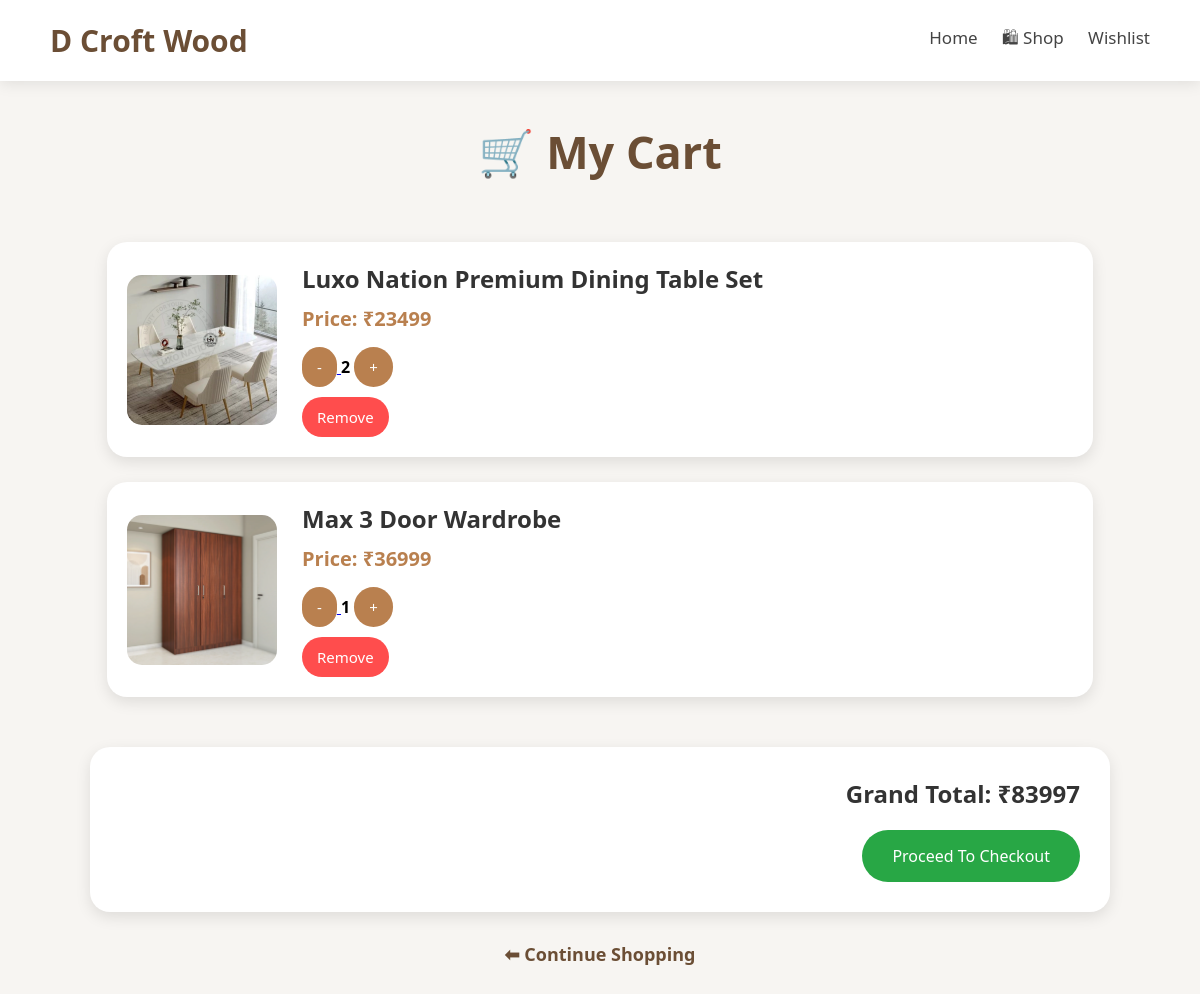
Before: /cart/ with the older database file.
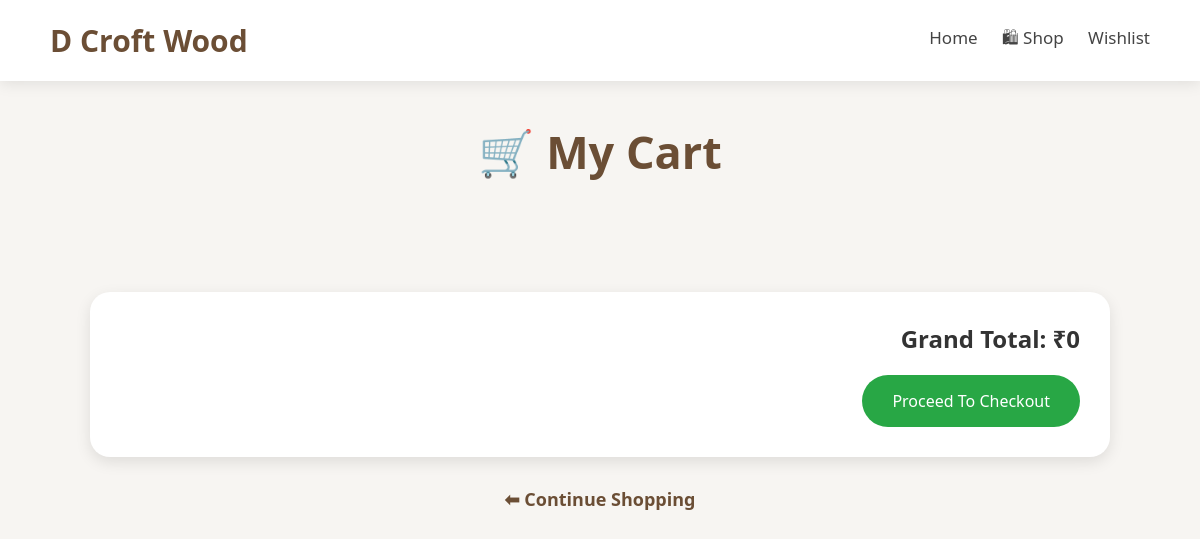
After: the same page with the newer database file.
### store/models.py (models this page shows, shortened)
class Cart(models.Model):
    product = models.ForeignKey(
        Product,
        on_delete=models.CASCADE
    )
    quantity = models.IntegerField(
        default=1
    )

class Product(models.Model):
    name = models.CharField(
        max_length=100
    )
    price = models.IntegerField()
    description = models.TextField()
    image = models.ImageField(
        upload_to='products/'
    )
    category = models.CharField(
        max_length=50,
        default="Furniture"
    )
    material = models.CharField(
        max_length=100,
        default="Wood"
    )
    dimensions = models.CharField(
        max_length=100,
        default="Standard Size"
    )

### store/views.py (the view)
# urls.py: path('cart/', views.cart, name='cart'),
def cart(request):
    items=Cart.objects.all()
    total=0
    for item in items:
        total+=(
            item.product.price*
            item.quantity
        )
    return render(
        request,
        'cart.html',
        {
            'items':items,
            'total':total
        }
    )

### store/templates/cart.html (shortened to what this page needs)
<!DOCTYPE html>
<html>
<head>
</head>
<body>
<header class="header">
<div class="logo">
<a href="/">
D Croft Wood
</a>
</div>
<div class="nav-links">
<a href="{% url 'home' %}">
 Home
</a>
<a href="{% url 'shop' %}">
🛍 Shop
</a>
<a href="{% url 'wishlist' %}">
    Wishlist
</a>
</div>
</header>
<div class="heading">
<h1>
🛒 My Cart
</h1>
</div>
<div class="cart-container">
{% for item in items %}
<div class="cart-card">
<img src="{{ item.product.image.url }}">
<div class="details">
<h2>
{{ item.product.name }}
</h2>
<p class="price">
Price: ₹{{ item.product.price }}
</p>
<p>
<a href="{% url 'decrease' item.id %}">
<button class="qty-btn">
-
</button>
</a>
<strong>
{{ item.quantity }}
</strong>
<a href="{% url 'increase' item.id %}">
<button class="qty-btn">
+
</button>
</a>
</p>
<a href="{% url 'remove_from_cart' item.id %}">
<button class="remove-btn">
Remove
</button>
</a>
</div>
</div>
{% endfor %}
</div>
<div class="total-box">
<h2>
Grand Total: ₹{{ total }}
</h2>
<a href="{% url 'checkout' %}">
<button class="checkout-btn">
Proceed To Checkout
</button>
</a>
</div>
<a class="back" href="/">
⬅ Continue Shopping
</a>
</body>
</html>

Changed rows visible on the page:
removed Cart: product.image (picture), product.name "Luxo Nation Premium Dining Table Set", product.price "23499", quantity "2"
removed Cart: product.image (picture), product.name "Max 3 Door Wardrobe", product.price "36999", quantity "1"
Other visible differences:
{{ total }}: "83997" → "0"
